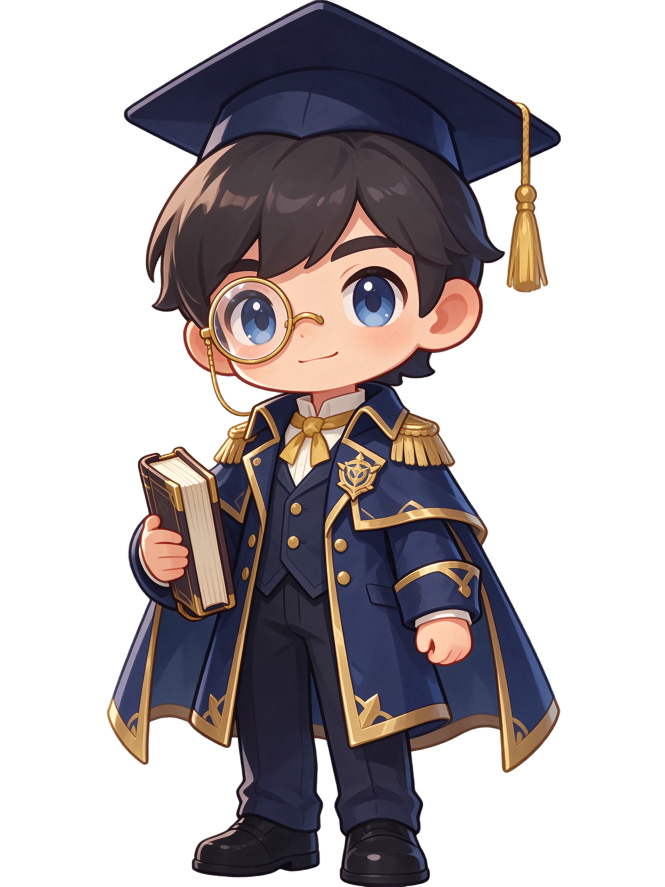
#> input picture assets/outfits/raw/boy-academy.png, 1330 x 1773 px, found by its file name (shown at 1/2 size); its folder holds only this picture in this run
$ python build_outfits.py
#> lines starting #> are read from the running program, lines starting #| are printed output that depends on the picture
"""批量处理服装立绘：白底转透明 + 统一尺寸 + 底部对齐。"""
import os
from PIL import Image

RAW = r"D:\上课游戏\assets\outfits\raw"
OUT = r"D:\上课游戏\assets\outfits"
TARGET_W, TARGET_H = 480, 640
WHITE_MIN = 238      # 三通道都高于此值视为背景
WHITE_CHROMA = 12    # 通道之间最大差值，避免把浅色衣服抠掉


def soft_alpha(px):
    r, g, b = px[0], px[1], px[2]
    mx, mn = max(r, g, b), min(r, g, b)
    # 纯白核心区域 -> 全透明
    if mn >= WHITE_MIN and (mx - mn) <= WHITE_CHROMA:
        return 0
    # 接近白但不够纯 -> 半透明过渡，消除毛边
    edge = min(r, g, b)
    if edge >= 225 and (mx - mn) <= 20:
        return int(255 * (WHITE_MIN - edge) / (WHITE_MIN - 225))
    return 255


def process(path, out_path):
#> called with out_path = 'D:\\上课游戏\\assets\\outfits/boy-academy.png'
    im = Image.open(path).convert("RGBA")
#> im is the input picture: PIL image 1330x1773 RGBA; mean R, G, B, A 40.4, 33.8, 35.8, 112.3
    im = im.resize((TARGET_W, TARGET_H), Image.LANCZOS)
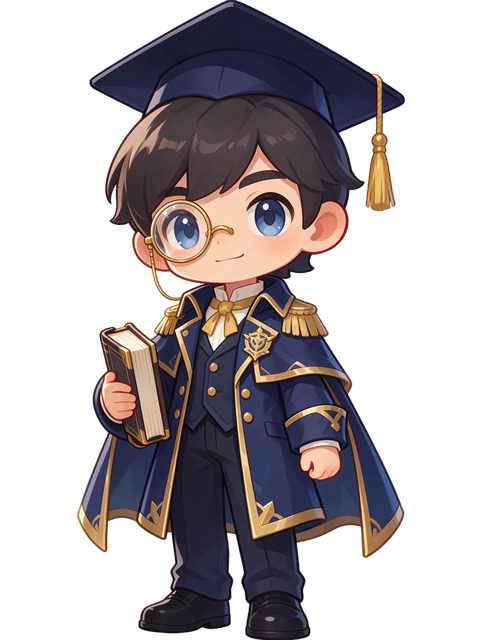
#> im: PIL image 480x640 RGBA; mean R, G, B, A 40.9, 34.2, 36.1, 112.3; transparent parts drawn white
    px = im.load()
    for y in range(TARGET_H):
        for x in range(TARGET_W):
            r, g, b, a = px[x, y]
            alpha = soft_alpha((r, g, b))
            if alpha < a:
                px[x, y] = (r, g, b, alpha)
    # 裁掉四周全透明留白后，按脚底对齐方式重新贴到统一画布
    bbox = im.getbbox()
#> bbox = (74, 0, 407, 640)
    if bbox:
        im = im.crop((bbox[0], bbox[1], bbox[2], bbox[3]))
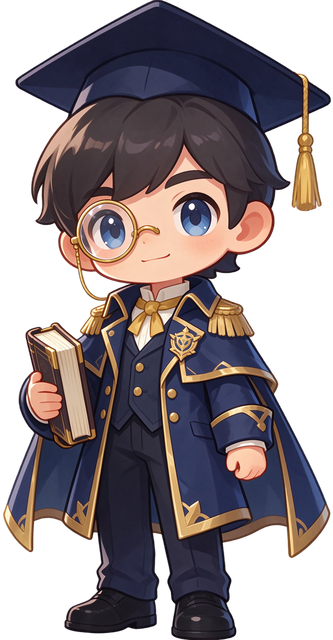
#> im: PIL image 333x640 RGBA; mean R, G, B, A 59, 49.2, 52, 161.5; transparent parts drawn white
    canvas = Image.new("RGBA", (TARGET_W, TARGET_H), (0, 0, 0, 0))
#> canvas: PIL image 480x640 RGBA; every value is 0
    if im.width > TARGET_W or im.height > TARGET_H:
        ratio = min(TARGET_W / im.width, TARGET_H / im.height)
        im = im.resize((max(1, int(im.width * ratio)), max(1, int(im.height * ratio)), ), Image.LANCZOS)
    # 水平居中、贴底（人物脚底同一条线）
    canvas.paste(im, ((TARGET_W - im.width) // 2, TARGET_H - im.height), im)
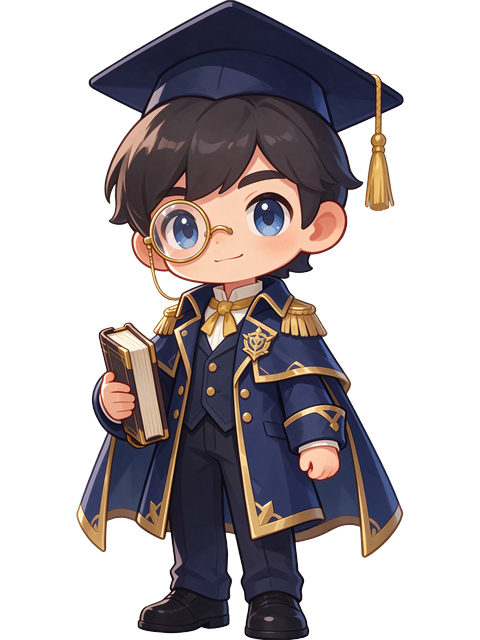
#> canvas: PIL image 480x640 RGBA; mean R, G, B, A 39.7, 33.2, 35.2, 111.5; transparent parts drawn white
    canvas.save(out_path, "PNG", optimize=True)


if __name__ == "__main__":
    os.makedirs(OUT, exist_ok=True)
    done = 0
    for name in sorted(os.listdir(RAW)):
        if not name.lower().endswith(".png"):
            continue
        src = os.path.join(RAW, name)
        dst = os.path.join(OUT, name)
        process(src, dst)
        done += 1
        print("ok", name, os.path.getsize(dst))
    print("total", done)

$ run again, on assets/outfits/raw/boy-sea.png
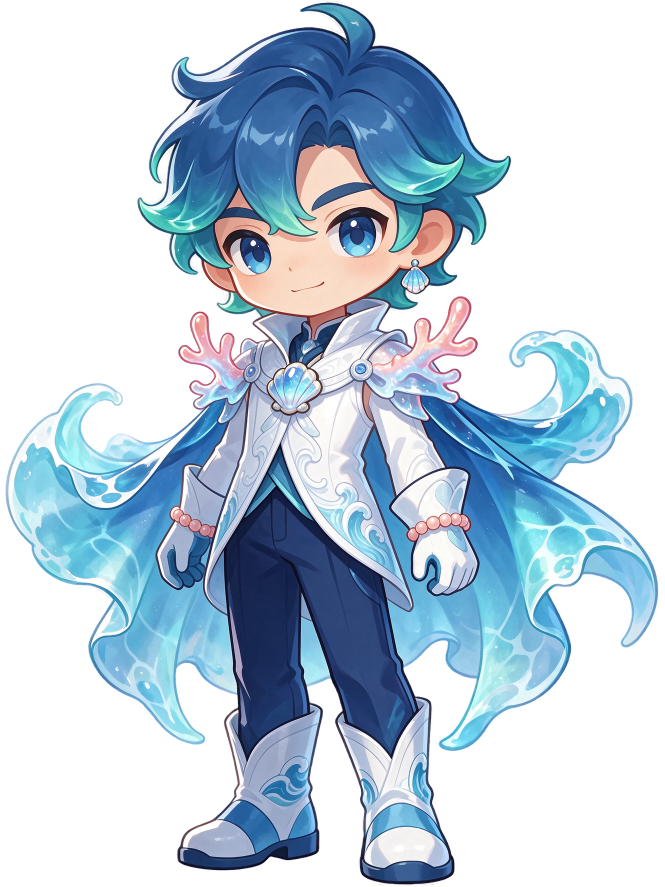
#> input picture assets/outfits/raw/boy-sea.png, 1330 x 1773 px, found by its file name (shown at 1/2 size)
#> in process, im is the input picture: PIL image 1330x1773 RGBA; mean R, G, B, A 61.1, 78.3, 92.6, 125.9
#> in process, `im = im.resize((TARGET_W, TARGET_H), Image.LANCZOS)`:
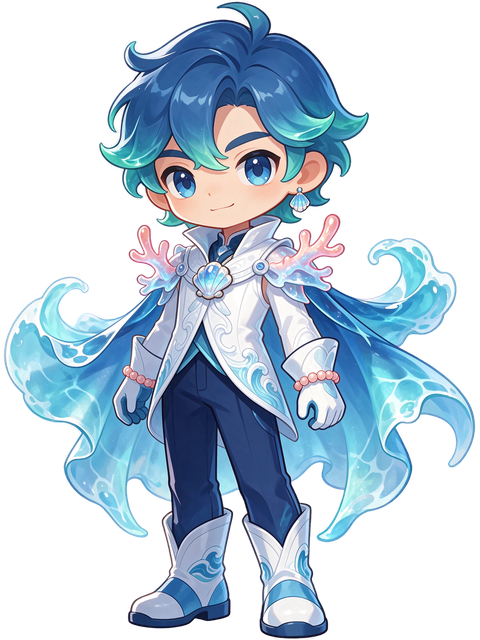
#> im: PIL image 480x640 RGBA; mean R, G, B, A 62.2, 79.9, 94.6, 125.9; transparent parts drawn white
#> bbox = (1, 0, 478, 640)
#> in process, `im = im.crop((bbox[0], bbox[1], bbox[2], bbox[3]))`:
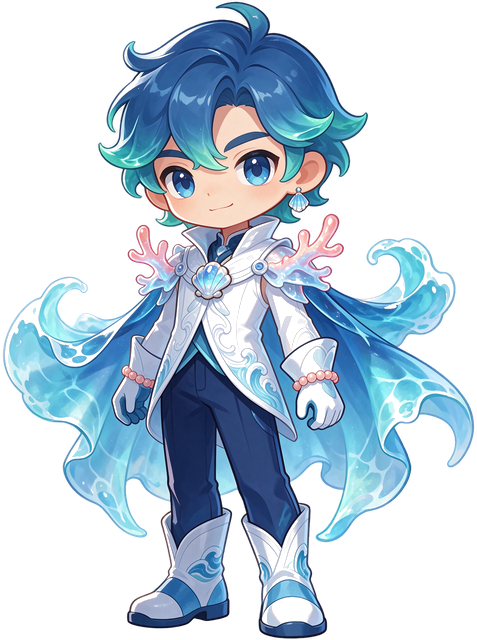
#> im: PIL image 477x640 RGBA; mean R, G, B, A 62.6, 80.4, 95.2, 116.4; transparent parts drawn white

$ run again, on assets/outfits/raw/boy-snow.png
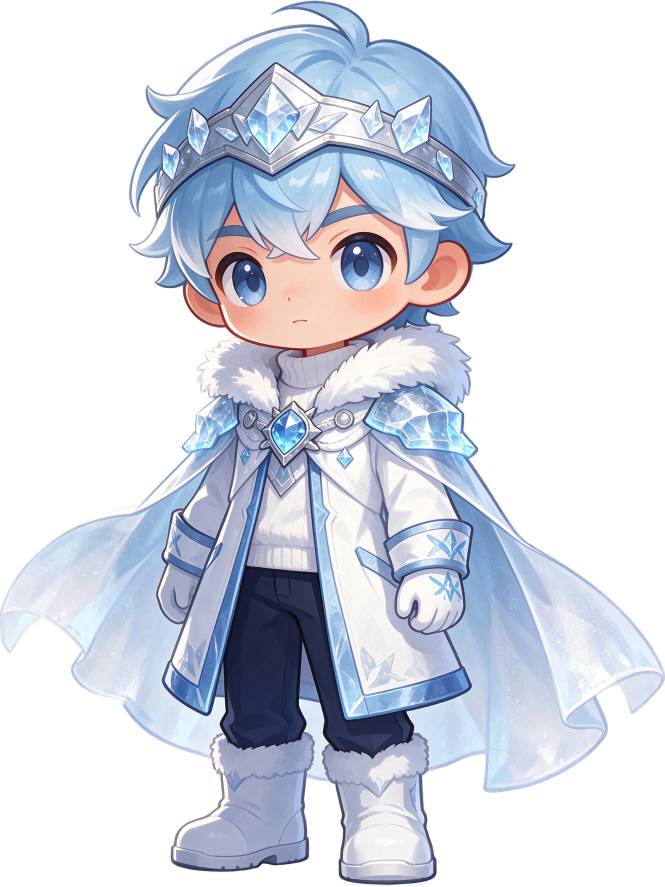
#> input picture assets/outfits/raw/boy-snow.png, 1330 x 1773 px, found by its file name (shown at 1/2 size)
#> in process, im is the input picture: PIL image 1330x1773 RGBA; mean R, G, B, A 88, 92.7, 103.5, 130.1
#> in process, `im = im.resize((TARGET_W, TARGET_H), Image.LANCZOS)`:
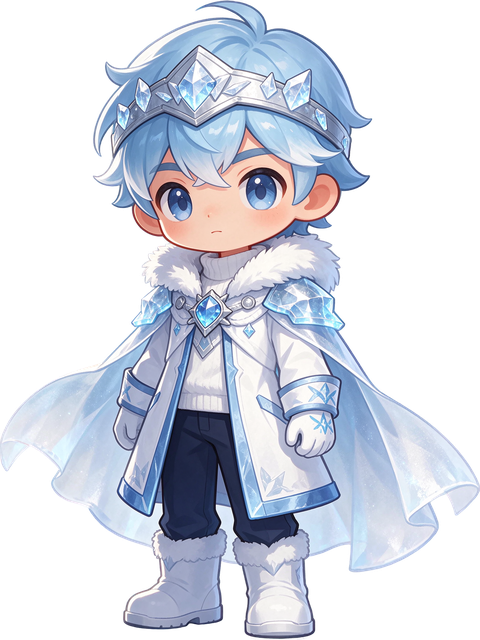
#> im: PIL image 480x640 RGBA; mean R, G, B, A 89.3, 94.2, 105.3, 130.1; transparent parts drawn white
#> bbox = (0, 0, 480, 640)
